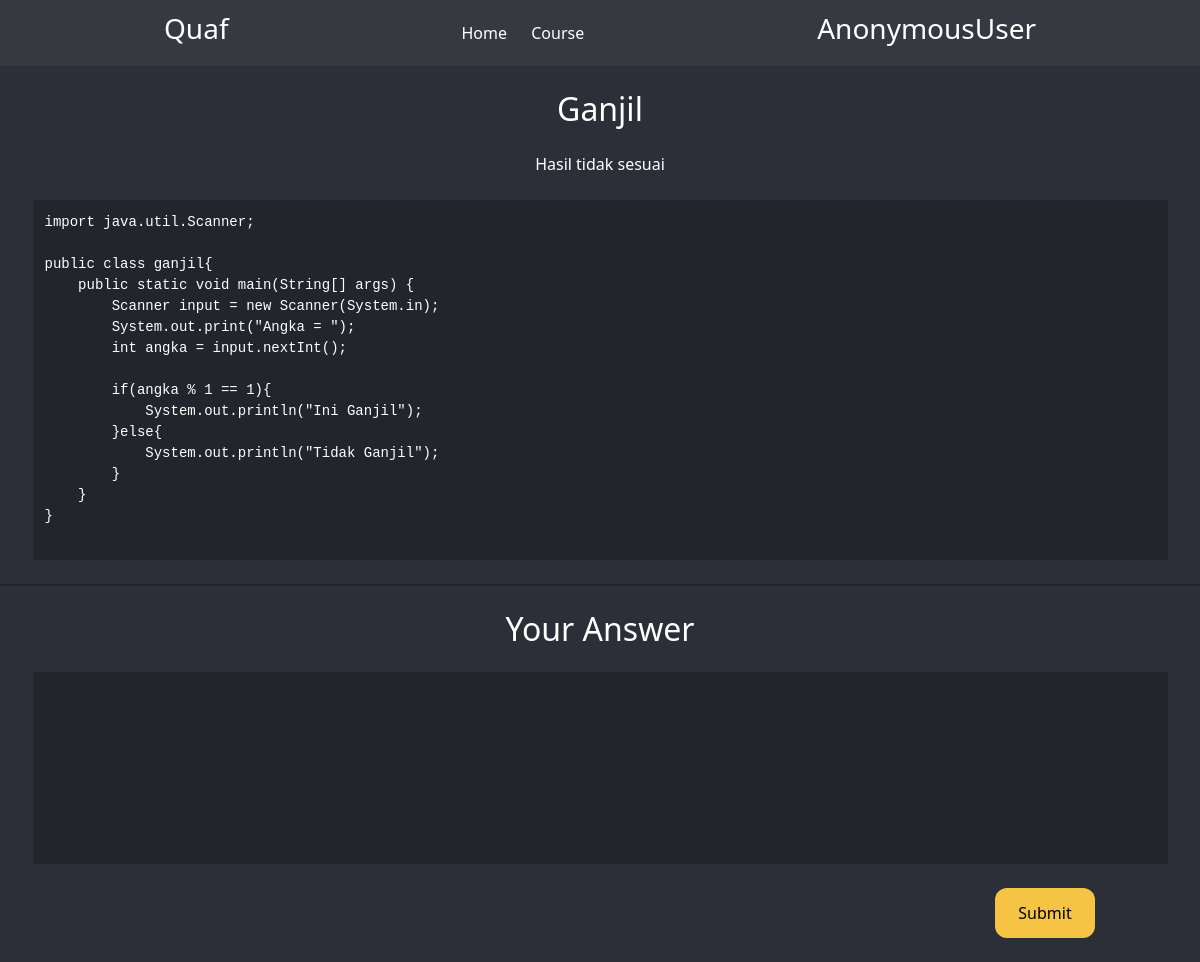
The page /Java/24 on the database its author committed.
### manager/models.py (models this page shows, shortened)
class Soal(models.Model):
    category = (
        ("Easy","Easy"),
        ("Medium","Medium"),
        ("Hard","Hard"),
    )
    data = (
        ("Java","Java"),
        ("HTML","HTML"),
        ("Kotlin","Kotlin"),
        ("PHP","PHP"),
        ("Android","Android"),
        )
    title = models.CharField(max_length=20)
    description = models.CharField(max_length=50, null=True)
    code = models.TextField(null=True)
    category = models.CharField(max_length=20,choices=category)
    course = models.CharField(max_length=20,choices=data)
    contoh = models.ImageField(upload_to='static/img/', null=True, blank=True)

### project/views.py (the view, shortened to what this page needs)
# urls.py: path('<str:course>/<int:id>',views.SubmitView.as_view(), name="soal"),
class SubmitView(View):
    def get(self,request, *args, **kwargs):
        soal = Soal.objects.get(id = kwargs['id'])
        context = {
            "soal":soal,
        }
        title = kwargs['course']
        return render(request, 'Submit.html',context)

### templates/Submit.html (shortened to what this page needs)
{% load static %}
<!DOCTYPE html>
<html lang="en">
<head>
    <link href="https://cdn.jsdelivr.net/npm/bootstrap@5.2.3/dist/css/bootstrap.min.css" rel="stylesheet"
>
</head>
<body>
    <nav>
        <div class="nav">
            <h3 class="apk">Quaf</h3>
            <div class="navigasi">
                <a href="/">Home</a>
                <a href="/{{soal.course}}/">Course</a>
            </div>
            <h3 class="user">{{user}}</h3>
        </div>
    </nav>
    <h2 class="title">
        {{soal.title}}
    </h2>
    <p class="description">
        {{soal.description}}
    </p>
    {% if soal.contoh != None %}
    <div class="img" style="display: flex;justify-content: center;align-items: center;">
        <img src="{% static soal.contoh %}" style="width: 25%;height: auto;">
    </div>
    {% else %}
    <div class="container-code">
        <div class="bg-code">
            <pre class="codingan">
{{soal.code}}
        </pre>
        </div>
    </div>
    {%endif%}
    <hr style="border: 1px solid black ;margin: 24px 0px;">
    <form class="container-answer" action="" method="POST">
        <h2 class="title-answer">Your Answer</h2>
        <div class="answer">
            <textarea name="answer" id="answer"></textarea>
        </div>
        <div class="container-button">
            <button type="submit">Submit</button>
        </div>
    </form>
</body>
</html>

### templates/Submit.html (style rules this page uses)
html, body { background-color: #2C2F37; }
nav { background: #373940; }
.nav { display: flex; justify-content: space-between; margin: 0px 164px; padding: 12px 0px; align-items: center; }
a { margin: 0px 10px; }
.apk { color: white; }
.user { color: white; }
a { color: white; text-decoration: none; margin: 0px 10px; }
.title { display: flex; justify-content: center; color: white; margin: 24px 0px; }
.description { display: flex; justify-content: center; align-items: center; color: white; margin-bottom: 24px; }
.container-code { display: flex; justify-content: center; align-items: center; }
.bg-code { background-color: #22252C; width: 1135px; height: max-content; resize: none; }
.codingan { color: white; margin: 12px; }
.title-answer { display: flex; justify-content: center; align-items: center; color: white; margin-bottom: 24px; }
.answer { display: flex; justify-content: center; align-items: center; }
#answer { background-color: #22252C; width: 1135px; height: 192px; color: white; border: none; padding: 12px; resize: none; }
.container-button { display: flex; justify-content: right; align-items: center; margin-right: 105px; }
button { background-color: #F5C445; width: 100px; height: 50px; border-radius: 12px; margin-right: 20px; border: none; margin: 24px 0px; }

### rows shown on the page
Soal: title "Ganjil", description "Hasil tidak sesuai", code "import java.util.Scanner; public class ganjil{ public static void main(String[] args) { Scanner input = new Scanner(System.in); System.out.print(\"Angka = \"); int angka = input.nextInt(); if(angka % 1 == 1){ System.out.println(\"Ini Ganjil\"); }else{ System.out.println(\"Tidak Ganjil\"); } } }"

### other values the page prints
{{ user }} "AnonymousUser"
